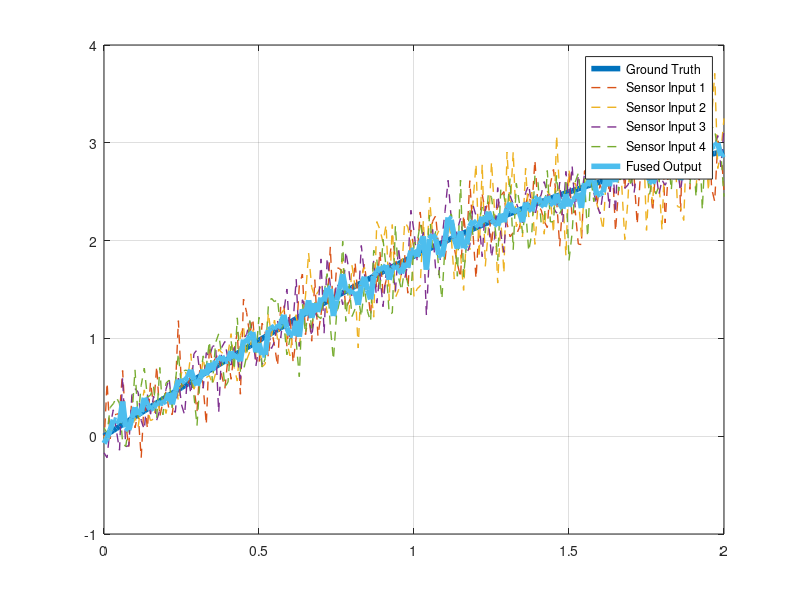

Recreate this plot in MATLAB.
% Source: https://stackoverflow.com/questions/55813719/multi-sensors-fusion-using-kalman-filter

function [] = main()
    % time step
    dt = 0.01;

    t=(0:dt:2)';
    n = numel(t);

    %ground truth
    signal = sin(t)+t; 

    % state matrix
    X = zeros(2,1);

    % covariance matrix
    P = zeros(2,2);

    % kalman filter output through the whole time
    X_arr = zeros(n, 2);

    % system noise
    Q = [0.04 0;
         0 1];

    % transition matrix
    F = [1 dt;
         0 1]; 

    % observation matrix 
    H = [1 0];

    % variance of signal 1 
    s1_var = 0.08*ones(size(t)); 
    s1 = generate_signal(signal, s1_var);

    % variance of signal 2 
    s2_var = 0.01*(cos(8*t)+10*t);
    s2 = generate_signal(signal, s2_var);

    % variance of signal 3 
    s3_var = 0.02*(sin(2*t)+2);
    s3 = generate_signal(signal, s3_var);

    % variance of signal 4 
    s4_var = 0.06*ones(size(t)); 
    s4 = generate_signal(signal, s4_var);

    % fusion
    for i = 1:n
        if (i == 1)
            [X, P] = init_kalman(X, s1(i, 1)); % initialize the state using the 1st sensor
        else
            [X, P] = prediction(X, P, Q, F);

            [X, P] = update(X, P, s1(i, 1), s1(i, 2), H);
            [X, P] = update(X, P, s2(i, 1), s2(i, 2), H);
            [X, P] = update(X, P, s3(i, 1), s3(i, 2), H);
            [X, P] = update(X, P, s4(i, 1), s4(i, 2), H);
        end

        X_arr(i, :) = X;
    end

    plot(t, signal, 'LineWidth', 4);
    hold on;
    plot(t, s1(:, 1), '--', 'LineWidth', 1);
    plot(t, s2(:, 1), '--', 'LineWidth', 1);
    plot(t, s3(:, 1), '--', 'LineWidth', 1);
    plot(t, s4(:, 1), '--', 'LineWidth', 1);
    plot(t, X_arr(:, 1), 'LineWidth', 4);
    hold off;
    grid on;
    legend('Ground Truth', 'Sensor Input 1', 'Sensor Input 2', 'Sensor Input 3', 'Sensor Input 4', 'Fused Output');
end

function [s] = generate_signal(signal, var)
    noise = randn(size(signal)).*sqrt(var);

    s(:, 1) = signal + noise;
    s(:, 2) = var; 
end

function [X, P] = init_kalman(X, y)
    X(1,1) = y;
    X(2,1) = 0;

    P = [100 0;
         0   300];
end

function [X, P] = prediction(X, P, Q, F)
    X = F*X;
    P = F*P*F' + Q;
end

function [X, P] = update(X, P, y, R, H)
    Inn = y - H*X;
    S = H*P*H' + R;
    K = P*H'/S;

    X = X + K*Inn;
    P = P - K*H*P;
end
